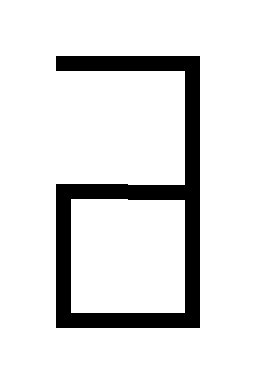

Below is a game level as drawn by its tile map, then a one-line description and the .tmx file that defines it, in full:
An orthogonal 2x3 tile map with 128x128 px tiles, 1 tile layer (Tile Layer 1).

<map version="1.2" tiledversion="1.3.4" orientation="orthogonal" renderorder="right-down" width="2" height="3" tilewidth="128" tileheight="128" infinite="0" nextlayerid="2" nextobjectid="1">
 <tileset firstgid="1" name="g1" tilewidth="128" tileheight="128" tilecount="15" columns="0">
  <grid orientation="orthogonal" width="1" height="1" />
  <tile id="0">
   <image width="128" height="128" source="../tileset/0.bmp" />
  </tile>
  <tile id="1">
   <image width="128" height="128" source="../tileset/1.bmp" />
  </tile>
  <tile id="2">
   <image width="128" height="128" source="../tileset/2.bmp" />
  </tile>
  <tile id="3">
   <image width="128" height="128" source="../tileset/3.bmp" />
  </tile>
  <tile id="4">
   <image width="128" height="128" source="../tileset/4.bmp" />
  </tile>
  <tile id="5">
   <image width="128" height="128" source="../tileset/5.bmp" />
  </tile>
  <tile id="6">
   <image width="128" height="128" source="../tileset/6.bmp" />
  </tile>
  <tile id="7">
   <image width="128" height="128" source="../tileset/7.bmp" />
  </tile>
  <tile id="8">
   <image width="128" height="128" source="../tileset/8.bmp" />
  </tile>
  <tile id="9">
   <image width="128" height="128" source="../tileset/9.bmp" />
  </tile>
  <tile id="10">
   <image width="128" height="128" source="../tileset/10.bmp" />
  </tile>
  <tile id="11">
   <image width="128" height="128" source="../tileset/11.bmp" />
  </tile>
  <tile id="12">
   <image width="128" height="128" source="../tileset/12.bmp" />
  </tile>
  <tile id="13">
   <image width="128" height="128" source="../tileset/13.bmp" />
  </tile>
  <tile id="14">
   <image width="128" height="128" source="../tileset/14.bmp" />
  </tile>
 </tileset>
 <layer id="1" name="Tile Layer 1" width="2" height="3">
  <data encoding="csv">
2,9,
8,14,
7,10
</data>
 </layer>
</map>
